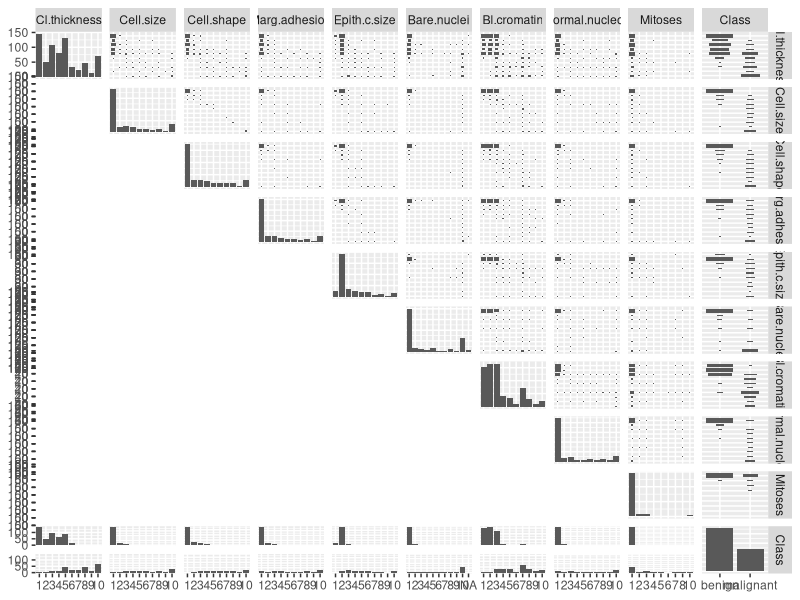

Source code (R):
# Математическое моделирование: Практика 4

library('GGally')
library('MASS')
library('mlbench')

my.seed <- 12345
train.percent <- 0.85

# Данные BreastCancer ---------------------------------------------------------------
?BreastCancer
data(BreastCancer)
head(BreastCancer)
str(BreastCancer)

# графики разброса
ggpairs(BreastCancer[,-1])

#сохранение без NA:
bc <- BreastCancer[-is.na(BreastCancer$Bare.nuclei),-1]


#ggpairs(bc[,c(1:3,10)])
#ggpairs(bc[,c(4:7,10)])
#ggpairs(bc[,c(8:10)])
#?ggpairs

#bc[,1:9] <- as.character(bc[,1:9])

# обучающая выборка
set.seed(my.seed)
inTrain <- sample(seq_along(bc$Class),
                  nrow(bc) * train.percent)
df <- bc[inTrain,]
head(df)

# фактические значения на обучающей выборке
Факт <- df$Class

# Логистическая регрессия ======================================================
model.logit <- glm(Class ~ ., data = df,
                   family = 'binomial')
#?glm
summary(model.logit)
